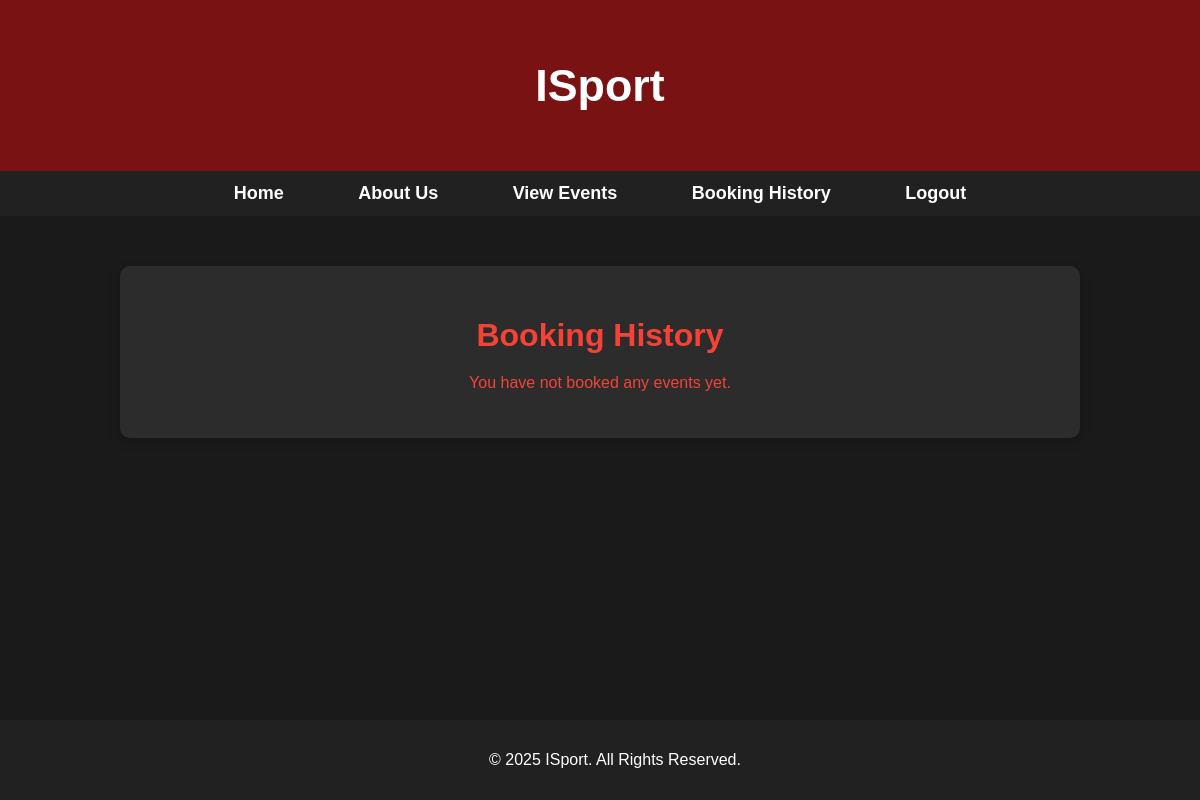
Page /bookinghistory/ (signed in) on the earlier database version.
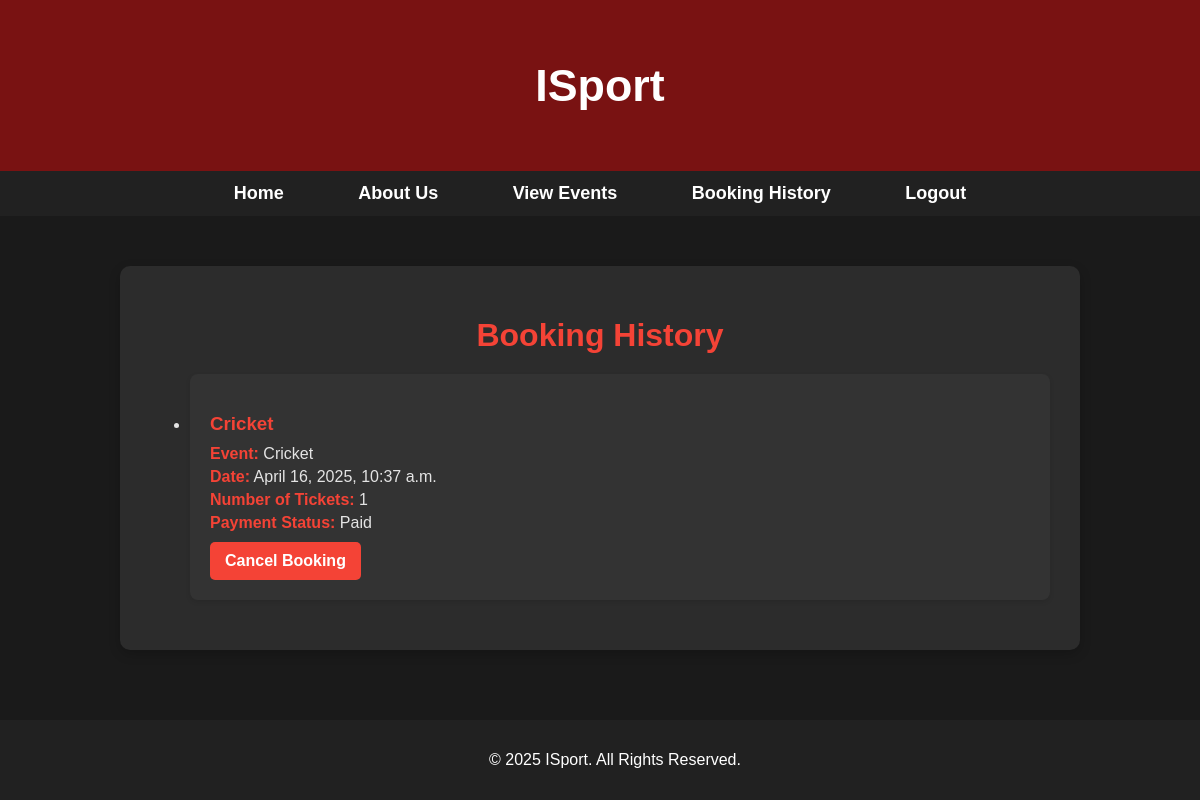
Same page on the later database version.
### app/models.py (models this page shows, shortened)
class TicketPurchase(models.Model):
    fan = models.ForeignKey(FanRegister, on_delete=models.CASCADE)
    event = models.ForeignKey(EventTickets, on_delete=models.CASCADE)
    purchase_date = models.DateTimeField(auto_now_add=True)
    number_of_tickets = models.PositiveIntegerField()
    amount = models.DecimalField(max_digits=10, decimal_places=2, default=0.00)
    razorpay_order_id = models.CharField(max_length=255, blank=True, null=True)
    payment_status = models.CharField(max_length=20, choices=[("Pending", "Pending"), ("Paid", "Paid")], default="Pending")

class EventTickets(models.Model):
    publisher = models.ForeignKey(PublisherRegister, on_delete=models.CASCADE, related_name='events')
    title = models.CharField(max_length=255)
    description = models.TextField()
    date = models.DateField()
    location = models.CharField(max_length=255)
    price = models.DecimalField(max_digits=10, decimal_places=2)
    stock = models.PositiveIntegerField(default=0)  # New field for ticket stock

### app/views.py (the view)
# urls.py: path('bookinghistory/', views.bookinghistory, name='bookinghistory'),
def bookinghistory(request):
    if 'fan' in request.session:  # Check if a fan is logged in
        fan_email = request.session['fan']
        try:
            fan = FanRegister.objects.get(email=fan_email)
            bookings = TicketPurchase.objects.filter(fan=fan)  # Fetch only the logged-in fan's bookings
            return render(request, 'bookers/bookinghistory.html', {'bookings': bookings})
        except FanRegister.DoesNotExist:
            messages.error(request, "User not found!")
            return redirect('login')
    else:
        messages.error(request, "Please log in to view your booking history!")
        return redirect('login')

### templates/bookers/bookinghistory.html (shortened to what this page needs)
<!DOCTYPE html>
<html lang="en">
<head>
</head>
<body>
    <header>
        <h1>ISport</h1>
    </header>
    <nav>
        <ul>
            <li><a href="../fanshome">Home</a></li>
            <li><a href="../about">About Us</a></li>
            <li><a href="../view_events">View Events</a></li>
            <li><a href="../bookinghistory">Booking History</a></li>
            <li><a href="../logout">Logout</a></li>
        </ul>
    </nav>
    <div class="events-container">
        <h1>Booking History</h1>
        {% if bookings %}
        <div class="booking-history">
            <ul>
                {% for booking in bookings %}
                <li class="event-item">
                    <h3>{{ booking.event.title }}</h3>
                    <div class="event-details">
                        <p><strong>Event:</strong> {{ booking.event.title }}</p>
                        <p><strong>Date:</strong> {{ booking.purchase_date }}</p>
                        <p><strong>Number of Tickets:</strong> {{ booking.number_of_tickets }}</p>
                        <p><strong>Payment Status:</strong> {{ booking.payment_status }}</p>
                    </div>
                    <form action="{% url 'cancel_booking' booking.id %}" method="POST" style="margin-top: 10px;">
                        <button type="submit" class="cancel-btn">Cancel Booking</button>
                    </form>
                </li>
                {% endfor %}
            </ul>
        </div>
        {% else %}
        <p style="text-align: center; color: #f44336;">You have not booked any events yet.</p>
        {% endif %}
    </div>
    <footer>
        <p>&copy; 2025 ISport. All Rights Reserved.</p>
    </footer>
</body>
</html>

Differences in the rows shown:
added TicketPurchase: event "Cricket", purchase_date "April 16, 2025, 10:37 a.m.", number_of_tickets "1", payment_status "Paid"
Other differences:
text no longer shown: "You have not booked any events yet."
